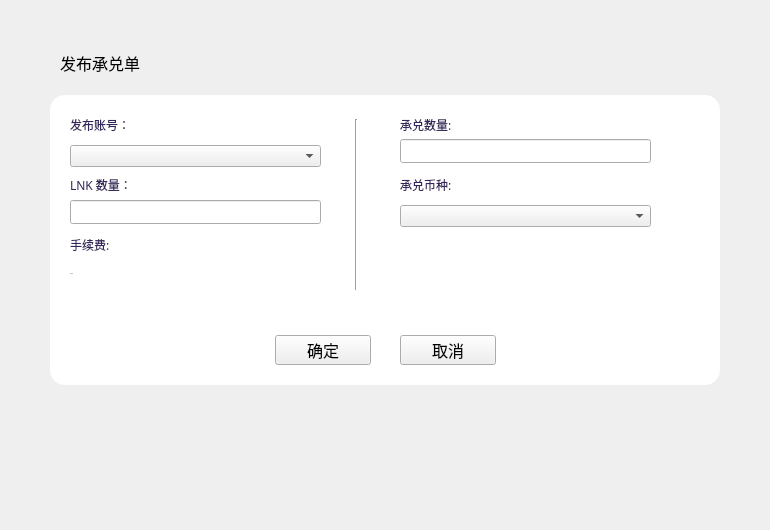
<?xml version="1.0" encoding="UTF-8"?>
<ui version="4.0">
 <class>PublishPoundageWidget</class>
 <widget class="QWidget" name="PublishPoundageWidget">
  <property name="geometry">
   <rect>
    <x>0</x>
    <y>0</y>
    <width>770</width>
    <height>530</height>
   </rect>
  </property>
  <property name="font">
   <font>
    <family>微软雅黑</family>
   </font>
  </property>
  <property name="windowTitle">
   <string>Form</string>
  </property>
  <widget class="QWidget" name="widget" native="true">
   <property name="geometry">
    <rect>
     <x>50</x>
     <y>95</y>
     <width>670</width>
     <height>290</height>
    </rect>
   </property>
   <property name="styleSheet">
    <string notr="true">QLabel{font: 11px &quot;微软雅黑&quot;;color:rgb(52,37,90);}
#widget{background-color: rgb(255, 255, 255);border-radius:15px;}</string>
   </property>
   <widget class="QLabel" name="label">
    <property name="geometry">
     <rect>
      <x>20</x>
      <y>15</y>
      <width>200</width>
      <height>30</height>
     </rect>
    </property>
    <property name="text">
     <string>发布账号：</string>
    </property>
   </widget>
   <widget class="QLabel" name="label_4">
    <property name="geometry">
     <rect>
      <x>350</x>
      <y>75</y>
      <width>200</width>
      <height>30</height>
     </rect>
    </property>
    <property name="text">
     <string>承兑币种:</string>
    </property>
   </widget>
   <widget class="QToolButton" name="cancelBtn">
    <property name="geometry">
     <rect>
      <x>350</x>
      <y>240</y>
      <width>96</width>
      <height>30</height>
     </rect>
    </property>
    <property name="font">
     <font>
      <pointsize>12</pointsize>
     </font>
    </property>
    <property name="cursor">
     <cursorShape>PointingHandCursor</cursorShape>
    </property>
    <property name="text">
     <string>取消</string>
    </property>
   </widget>
   <widget class="QLabel" name="label_fee">
    <property name="geometry">
     <rect>
      <x>20</x>
      <y>170</y>
      <width>251</width>
      <height>16</height>
     </rect>
    </property>
    <property name="font">
     <font>
      <family>微软雅黑</family>
      <pointsize>-1</pointsize>
      <weight>50</weight>
      <italic>false</italic>
      <bold>false</bold>
     </font>
    </property>
    <property name="text">
     <string>20 LNK</string>
    </property>
   </widget>
   <widget class="QLabel" name="label_3">
    <property name="geometry">
     <rect>
      <x>20</x>
      <y>75</y>
      <width>200</width>
      <height>30</height>
     </rect>
    </property>
    <property name="text">
     <string>LNK 数量：</string>
    </property>
   </widget>
   <widget class="QToolButton" name="okBtn">
    <property name="geometry">
     <rect>
      <x>225</x>
      <y>240</y>
      <width>96</width>
      <height>30</height>
     </rect>
    </property>
    <property name="font">
     <font>
      <pointsize>12</pointsize>
     </font>
    </property>
    <property name="cursor">
     <cursorShape>PointingHandCursor</cursorShape>
    </property>
    <property name="text">
     <string>确定</string>
    </property>
   </widget>
   <widget class="QComboBox" name="comboBox_targetType">
    <property name="geometry">
     <rect>
      <x>350</x>
      <y>110</y>
      <width>251</width>
      <height>22</height>
     </rect>
    </property>
   </widget>
   <widget class="QLabel" name="label_5">
    <property name="geometry">
     <rect>
      <x>20</x>
      <y>135</y>
      <width>200</width>
      <height>30</height>
     </rect>
    </property>
    <property name="text">
     <string>手续费:</string>
    </property>
   </widget>
   <widget class="QLineEdit" name="lineEdit_source">
    <property name="geometry">
     <rect>
      <x>20</x>
      <y>105</y>
      <width>251</width>
      <height>24</height>
     </rect>
    </property>
   </widget>
   <widget class="QLabel" name="label_2">
    <property name="geometry">
     <rect>
      <x>350</x>
      <y>15</y>
      <width>200</width>
      <height>30</height>
     </rect>
    </property>
    <property name="text">
     <string>承兑数量:</string>
    </property>
   </widget>
   <widget class="QLineEdit" name="lineEdit_target">
    <property name="geometry">
     <rect>
      <x>350</x>
      <y>44</y>
      <width>251</width>
      <height>24</height>
     </rect>
    </property>
   </widget>
   <widget class="Line" name="line_6">
    <property name="geometry">
     <rect>
      <x>296</x>
      <y>24</y>
      <width>20</width>
      <height>171</height>
     </rect>
    </property>
    <property name="orientation">
     <enum>Qt::Vertical</enum>
    </property>
   </widget>
   <widget class="QComboBox" name="comboBox_accounts">
    <property name="geometry">
     <rect>
      <x>20</x>
      <y>50</y>
      <width>251</width>
      <height>22</height>
     </rect>
    </property>
   </widget>
  </widget>
  <widget class="QLabel" name="title_label">
   <property name="geometry">
    <rect>
     <x>60</x>
     <y>50</y>
     <width>200</width>
     <height>26</height>
    </rect>
   </property>
   <property name="font">
    <font>
     <family>微软雅黑</family>
     <pointsize>12</pointsize>
     <weight>50</weight>
     <italic>false</italic>
     <bold>false</bold>
    </font>
   </property>
   <property name="styleSheet">
    <string notr="true"/>
   </property>
   <property name="text">
    <string>发布承兑单</string>
   </property>
  </widget>
 </widget>
 <resources/>
 <connections/>
</ui>
